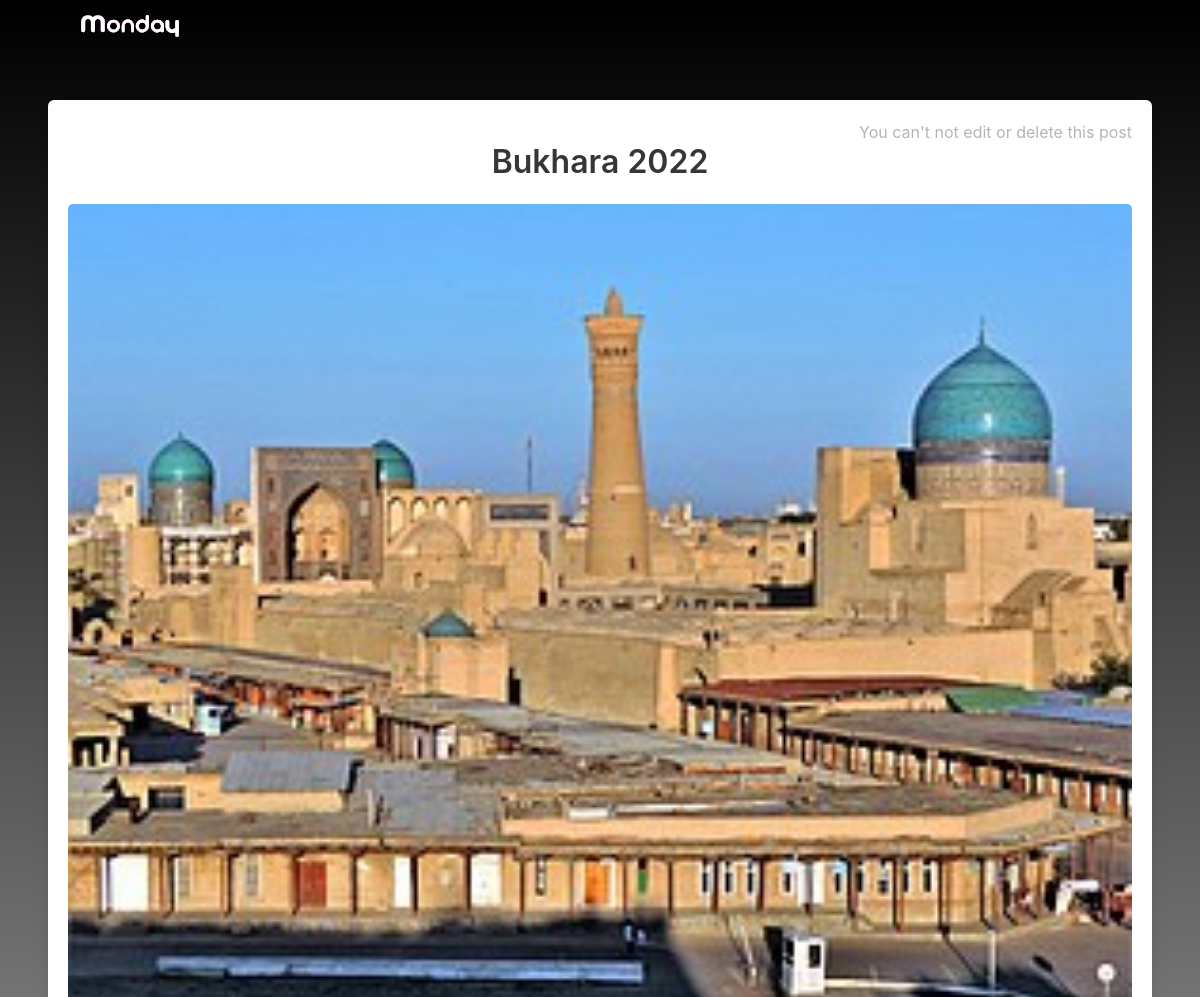
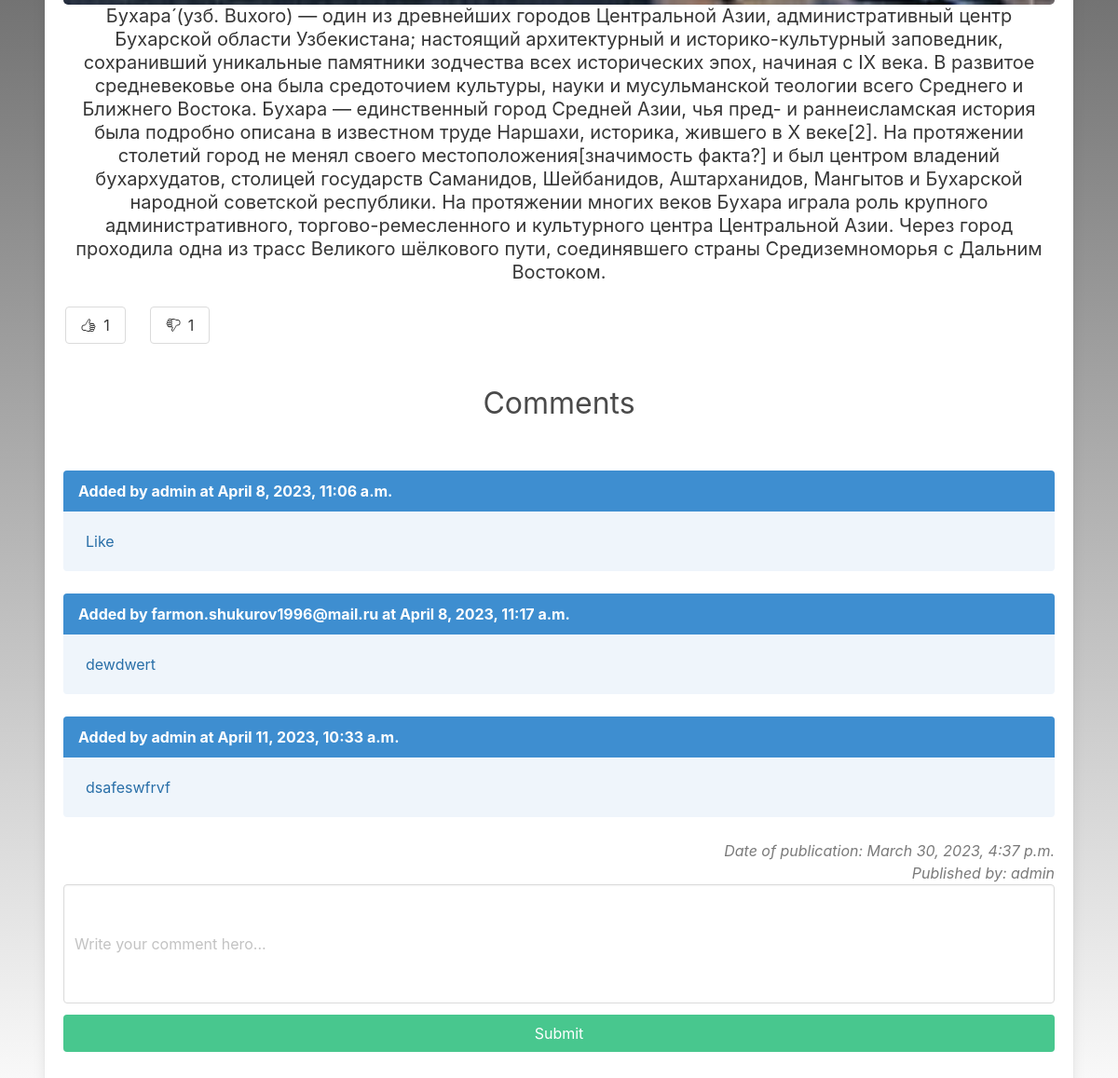
The page /article_detail/11121312/ on the database its author committed (2 pictures, top to bottom).
### articles/models.py (models this page shows, shortened)
class Article(models.Model):
    title = models.CharField(max_length=255)
    text = models.TextField()
    slug = models.SlugField(unique=True)
    date = models.DateTimeField(auto_now=True)
    author = models.ForeignKey(User, default=None, on_delete=models.CASCADE)
    thumb = models.ImageField(default='image.jpg', blank=True)
    likes = models.ManyToManyField(User, related_name='likes')
    dislikes = models.ManyToManyField(User, related_name='dislikes')
    def total_likes(self):
        return self.likes.count()
    def total_dislikes(self):
        return self.dislikes.count()
    def __str__(self):
        return self.title

class Comment(models.Model):
    article = models.ForeignKey(Article, on_delete=models.CASCADE, null=True)
    user = models.ForeignKey(User, on_delete=models.CASCADE)
    body = models.TextField()
    date_added = models.DateTimeField(auto_now_add=True)

### articles/views.py (the view)
# urls.py: path('article_detail/<slug>/', views.article_detail, name='article_detail'),
def article_detail(request, slug):
    article = get_object_or_404(Article, slug=slug)
    form = forms.CommentForm(request.POST or None)
    if request.method == 'POST' and form.is_valid():
        instance = form.save(commit=False)
        instance.user = request.user
        instance.article = article
        instance.save()
        return redirect('articles:article_detail', slug=article.slug)
    return render(request, 'article_detail.html', {
        'form': form,
        'article': article
    })

### articles/forms.py
class CommentForm(forms.ModelForm):
    body = forms.CharField(widget=forms.TextInput(attrs={
        'class': 'textarea',
        'size': '40',
        'placeholder': 'Write your comment hero...',
    }))
    class Meta:
        model = models.Comment
        fields = ['body', ]

### articles/templates/article_detail.html (shortened to what this page needs)
{% extends 'base.html' %}
{% load static from static %}
{% block content %}
    <div class="box" style="min-width:100%;">
        {% if user == article.author %}
            <div class="has-text-right">
                <a href="{% url 'articles:edit_article' article.slug %}" class="button is-info ">
                    <ion-icon name="create-outline"></ion-icon>
                </a>
                <a href="{% url 'articles:delete_article' article.slug %}" class="button is-danger">
                    <ion-icon name="trash-outline"></ion-icon>
                </a>
            </div>
        {% else %}
            <div class="has-text-right">
                <p class="content has-text-grey-light">
                    You can't not edit or delete this post
                </p>
            </div>
        {% endif %}
        <div class="title has-text-dark has-text-centered">{{ article }}</div>
        <img src="{{ article.thumb.url }}" alt="" class="image is-centered" style="min-width: 100%; border-radius: 5px">
        <div class="subtitle has-text-dark has-text-centered">{{ article.text }}</div>
        {% if user not in article.likes.all and user not in article.dislikes.all %}
            <div class="columns">
                <div class="column is-1">
                    <form action="{% url 'articles:like' article.slug %}" method="post" class="has-text-right">
                        <button type="submit" class="button">
                            <ion-icon name="thumbs-up-outline"></ion-icon>
                            <span class="ml-2">{{ article.total_likes }}</span>
                        </button>
                    </form>
                </div>
                <div class="column is-1">
                    <form action="{% url 'articles:dislike' article.slug %}" method="post" class="has-text-right">
                        <button type="submit" class="button">
                            <ion-icon name="thumbs-down-outline"></ion-icon>
                            <span class="ml-2">{{ article.total_dislikes }}</span>
                        </button>
                    </form>
                </div>
            </div>
        {% endif %}
        {% if not article.comment_set.all %}
            <div class="has-text-centered has-text-grey-light is-size-5 mx-3">
                No comments yet. Be first to leave comment...
            </div>
        {% else %}
            <p class="has-text-centered is-size-3 mb-6">Comments</p>
            {% for comment in article.comment_set.all %}
                <article class="message is-info">
                    <div class="message-header">
                        {% if user == comment.user %}
                            <p>Added by you {{ comment.date_added }}</p>
                        {% else %}
                            <p>Added by {{ comment.user }} at {{ comment.date_added }}</p>
                        {% endif %}
                    </div>
                    <div class="message-body">{{ comment.body }}</div>
                </article>
            {% endfor %}
        {% endif %}
        <div class="has-text-grey is-size-6 has-text-right is-italic">
            <p class="datetime">Date of publication: {{ article.date }}</p>
            {% if user == article.author %}
                <p class="content">Published by you</p>
            {% else %}
                <p class="content">Published by: {{ article.author }}</p>
            {% endif %}
        </div>
        <form method="POST" enctype="multipart/form-data" class="comment">
            {{ form }}
            <button type="submit" class="button is-success mt-3 is-fullwidth">Submit</button>
        </form>
    </div>
{% endblock %}

### articles/templates/base.html (shortened to what this page needs)
{% load static from static %}
<html lang="en">
<head>
    <link rel="stylesheet" href="{% static 'style.css' %}">
    <link rel="stylesheet" href="{% static 'bulma.css' %}">
    <link rel="stylesheet" href="{% static 'bulma.min.css' %}">
</head>
<body>
<section class="hero is-fullheight">
    <div class="hero-head">
        <header class="navbar">
            <div class="container">
                <div class="navbar-brand">
                    <a class="navbar-item" href="{% url 'articles:articles' %}">
                        <img src="{% static 'images/monday.svg' %}" width="100" alt="Logo">
                    </a>
                </div>
                <div id="navbarMenuHeroC" class="navbar-menu">
                </div>
            </div>
        </header>
    </div>
    <div class="hero-body">
        {% block content %}
        {% endblock %}
    </div>
</section>
</body>
</html>

### static/style.css (style rules this page uses)
body { background: linear-gradient(black, white); }
.columns { display: flex; flex-wrap: wrap; }

### rows shown on the page
Article: title "Bukhara 2022", thumb (picture), text "Бухара́ (узб. Buxoro) — один из древнейших городов Центральной Азии, административный центр Бухарской области Узбекистана; настоящий архитектурный и историко-культурный заповедник, сохранивший уникальные памятники зодчества всех исторических эпох, начиная с IX века. В развитое средневековье она была средоточием культуры, науки и мусульманской теологии всего Среднего и Ближнего Востока. Бухара — единственный город Средней Азии, чья пред- и раннеисламская история была подробно описана в известном труде Наршахи, историка, жившего в X веке[2]. На протяжении столетий город не менял своего местоположения[значимость факта?] и был центром владений бухархудатов, столицей государств Саманидов,…", total_likes "1", total_dislikes "1", date "March 30, 2023, 4:37 p.m.", author "admin"
Comment: user "admin", date_added "April 8, 2023, 11:06 a.m.", body "Like"
Comment: user "farmon.shukurov1996@mail.ru", date_added "April 8, 2023, 11:17 a.m.", body "dewdwert"
Comment: user "admin", date_added "April 11, 2023, 10:33 a.m.", body "dsafeswfrvf"
